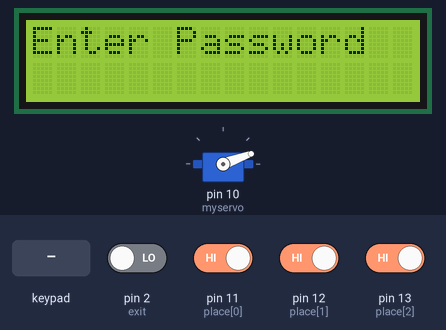
Recording of a sketch running on a simulated Arduino Uno, built with avr-gcc and run on an emulated ATmega328P. On the bench: servo, 16×2 character LCD. The inputs (shaded band) are chosen by the test bench; at power-on: pin 11 (place[0]), pin 12 (place[1]), pin 13 (place[2]) HIGH, pin 2 (exit) LOW.

Above: at 5.4 s.
5.5 s: pin 11 (place[0]) driven LOW
At 10.3 s:
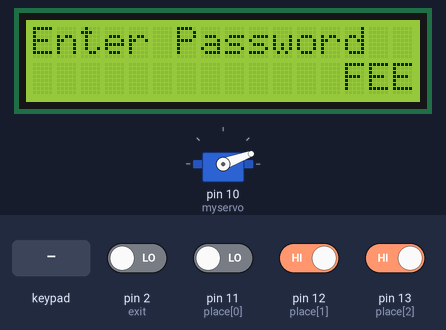
10.9 s: pin 12 (place[1]) driven LOW
At 12.84 s:
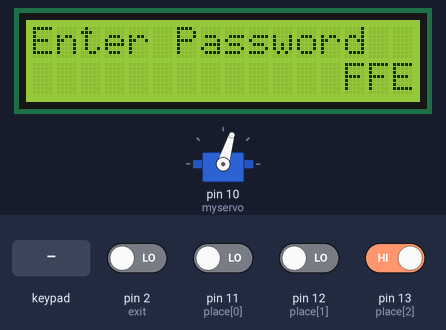
15.1 s: pin 13 (place[2]) driven LOW
At 17.1 s:
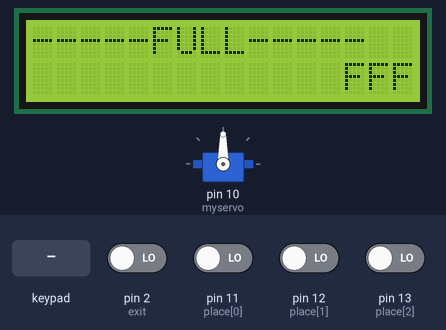
18.2 s: pin 11 (place[0]) driven HIGH
At 20.2 s:
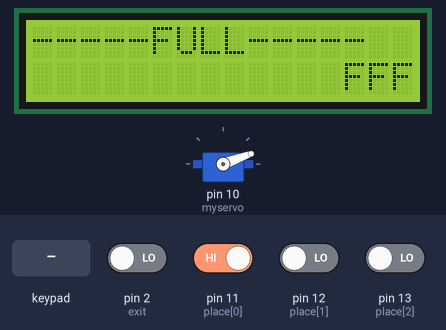
20.9 s: key '*' pressed
At 24.4 s:
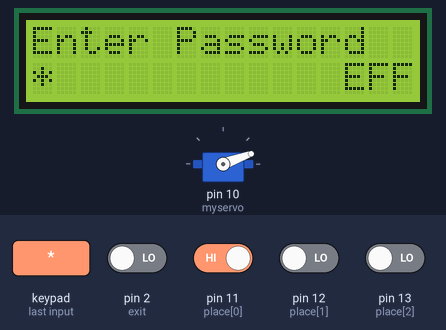
24.9 s: key '#' pressed
At 36.7 s:
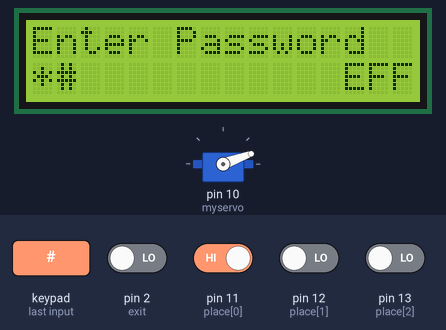
Timing chart, 0 to 37.0 s (numbered marks = the images above; inputs shaded):
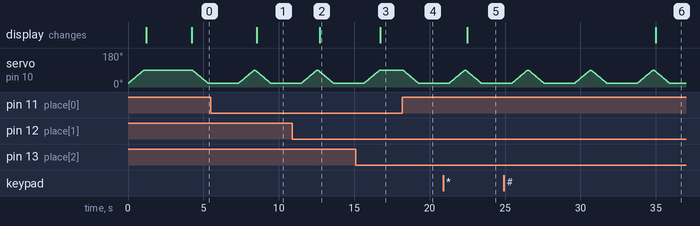

The sketch:

level2.ino
```cpp
#include <Keypad.h>
#include <LiquidCrystal_I2C.h>
#include <Servo.h>
#include <Wire.h>

Servo myservo;

LiquidCrystal_I2C lcd(0x27, 16, 2);

#define Password_Lenght 7 // Give enough room for six chars + NULL char

int pos = 0;    // variable to store the servo position

char Data[Password_Lenght]; // 6 is the number of chars it can hold + the null char = 7
char Master1[Password_Lenght] = "123456";
char Master2[Password_Lenght] = "987654";
char Master3[Password_Lenght] = "456789";
byte data_count = 0, master_count = 0;
bool Pass_is_good;
char customKey;
const int place[]={11,12,13};
byte val[2];
int i=0;
int y=0;
int count=0;
#define exit 2
const byte ROWS = 4;
const byte COLS = 3;
char keys[ROWS][COLS] = {
  {'1', '2', '3'},
  {'4', '5', '6'},
  {'7', '8', '9'},
  {'*', '0', '#'}
};
bool door = true;

byte rowPins[ROWS] = {9,8,7,6}; //connect to the row pinouts of the keypad
byte colPins[COLS] = {5,4,3}; //connect to the column pinouts of the keypad

Keypad customKeypad( makeKeymap(keys), rowPins, colPins, ROWS, COLS); //initialize an instance of class NewKeypad

void setup()
{

  myservo.attach(10);
  ServoClose();
  lcd.begin(16, 2);
  lcd.clear();
  lcd.init();
  lcd.backlight();
  lcd.print(" SMART PARKING ");
  lcd.setCursor(0, 1);
  lcd.print("SIT,TUMKUR");
  delay(3000);
  lcd.clear();
   for(int i=0;i<=2;i++)
   {pinMode(place[i], INPUT);}
   pinMode(exit,INPUT);

}

void loop()
{

        Open();
  if((digitalRead(place[0])==0)&&(digitalRead(place[1])==0)&&(digitalRead(place[2])==0))
  {
    lcd.setCursor(0,0);
    lcd.print("-----FULL-----");
    while((digitalRead(place[0])==0)&&(digitalRead(place[1])==0))
    {
      lcd.setCursor(13, 1);
      lcd.print("FFF");
    }
    }

if(digitalRead(exit)==0)
{
  ServoOpen();
  delay(2000);
  ServoClose();
}
if(digitalRead(place[0])==0)
{
lcd.setCursor(13, 1);
lcd.print("F");
}
else
{
lcd.setCursor(13, 1);
lcd.print("E");
}
if(digitalRead(place[1])==0)
{
lcd.setCursor(14, 1);
lcd.print("F");}
else
{
lcd.setCursor(14, 1);
lcd.print("E");}
if(digitalRead(place[2])==0)
{
lcd.setCursor(14, 1);
lcd.print("F");}
else
{
lcd.setCursor(15, 1);
lcd.print("E");}


}

void clearData()
{
  while (data_count != 0)
  { // This can be used for any array size,
    Data[data_count--] = 0; //clear array for new data
  }
  return;
}

void ServoOpen()
{
  for (pos = 90 ; pos >= 20; pos -= 1) { // goes from 0 degrees to 180 degrees
    // in steps of 1 degree
    myservo.write(pos);              // tell servo to go to position in variable 'pos'
    delay(15);                       // waits 15ms for the servo to reach the position
  }
}

void ServoClose()
{
  for (pos = 20; pos <= 90; pos += 1) { // goes from 180 degrees to 0 degrees
    myservo.write(pos);              // tell servo to go to position in variable 'pos'
    delay(15);                       // waits 15ms for the servo to reach the position
  }
}

void Open()
{
  lcd.setCursor(0, 0);
  lcd.print("Enter Password");

  customKey = customKeypad.getKey();
  if (customKey) // makes sure a key is actually pressed, equal to (customKey != NO_KEY)
  {
    Data[data_count] = customKey; // store char into data array
    lcd.setCursor(data_count, 1); // move cursor to show each new char
    lcd.print(Data[data_count]); // print char at said cursor
    data_count++; // increment data array by 1 to store new char, also keep track of the number of chars entered
  }

  if (data_count == Password_Lenght - 1) // if the array index is equal to the number of expected chars, compare data to master
  {
    if ((!strcmp(Data, Master1))||(!strcmp(Data, Master2))||(!strcmp(Data, Master3))) // equal to (strcmp(Data, Master) == 0)
    {
      lcd.clear();
      ServoOpen();
      lcd.print(" Door is Open");
      delay(5000);
      ServoClose();

      door = 0;
      count++;
    }
    else
    {
      lcd.clear();
      lcd.print(" Wrong Password");
      delay(1000);
      door = 1;
    }
    clearData();
  }
}
```

Measured:
- after the input at 5.5 s, the display: changes after 3.0 s (image 1)
- after the input at 10.9 s, the display: changes after 1.8 s (image 2)
- after the input at 15.1 s, servo on pin 10 (myservo): goes on until 16.7 s, then stays 90°; the display: changes after 1.6 s (image 3)
- after the input at 18.2 s, servo on pin 10 (myservo): moves from 90° to 20° over 1.1 s, starting at once
- after the input at 20.9 s, the display: changes after 1.6 s (image 5)
- after the input at 24.9 s, the display: changes after 10.1 s (image 6)
- by itself, servo on pin 10 (myservo): rises from 20° to 90° in 1.1 s, then falls to 20° in 1.1 s
